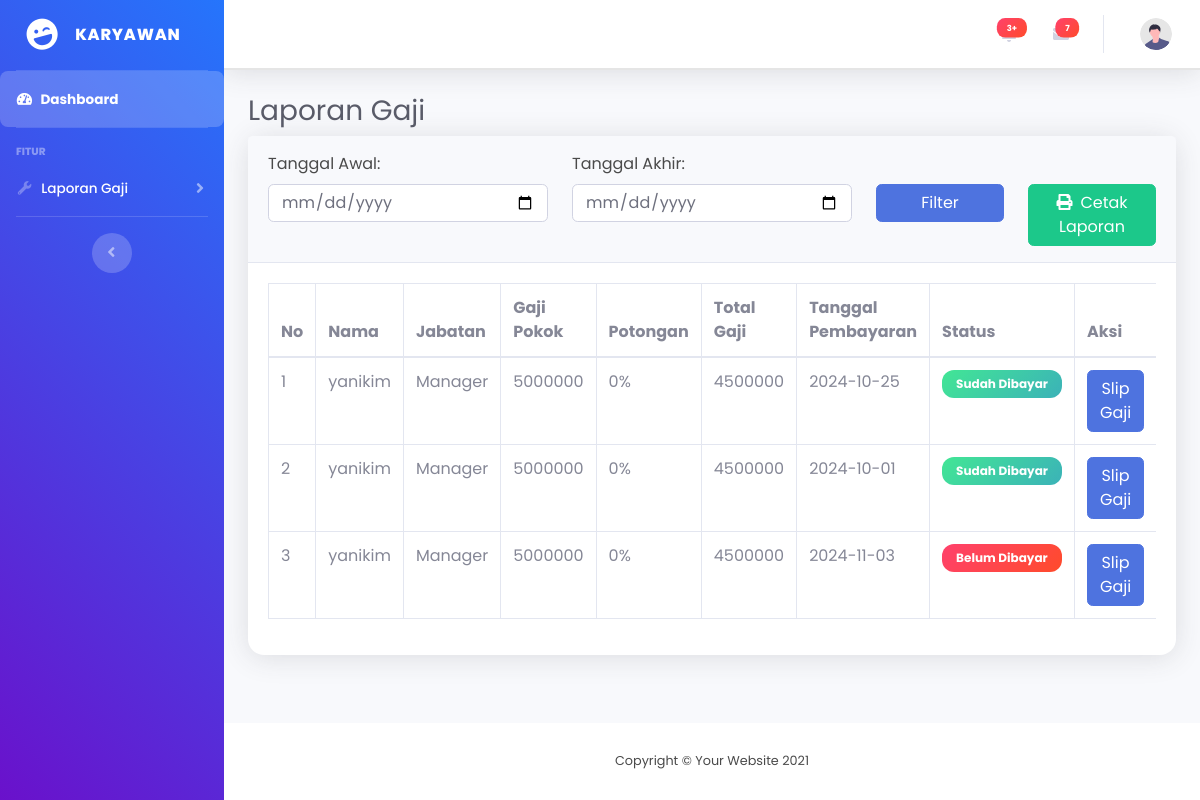
Before: /karyawan/laporan.php (signed in) with the older database file.
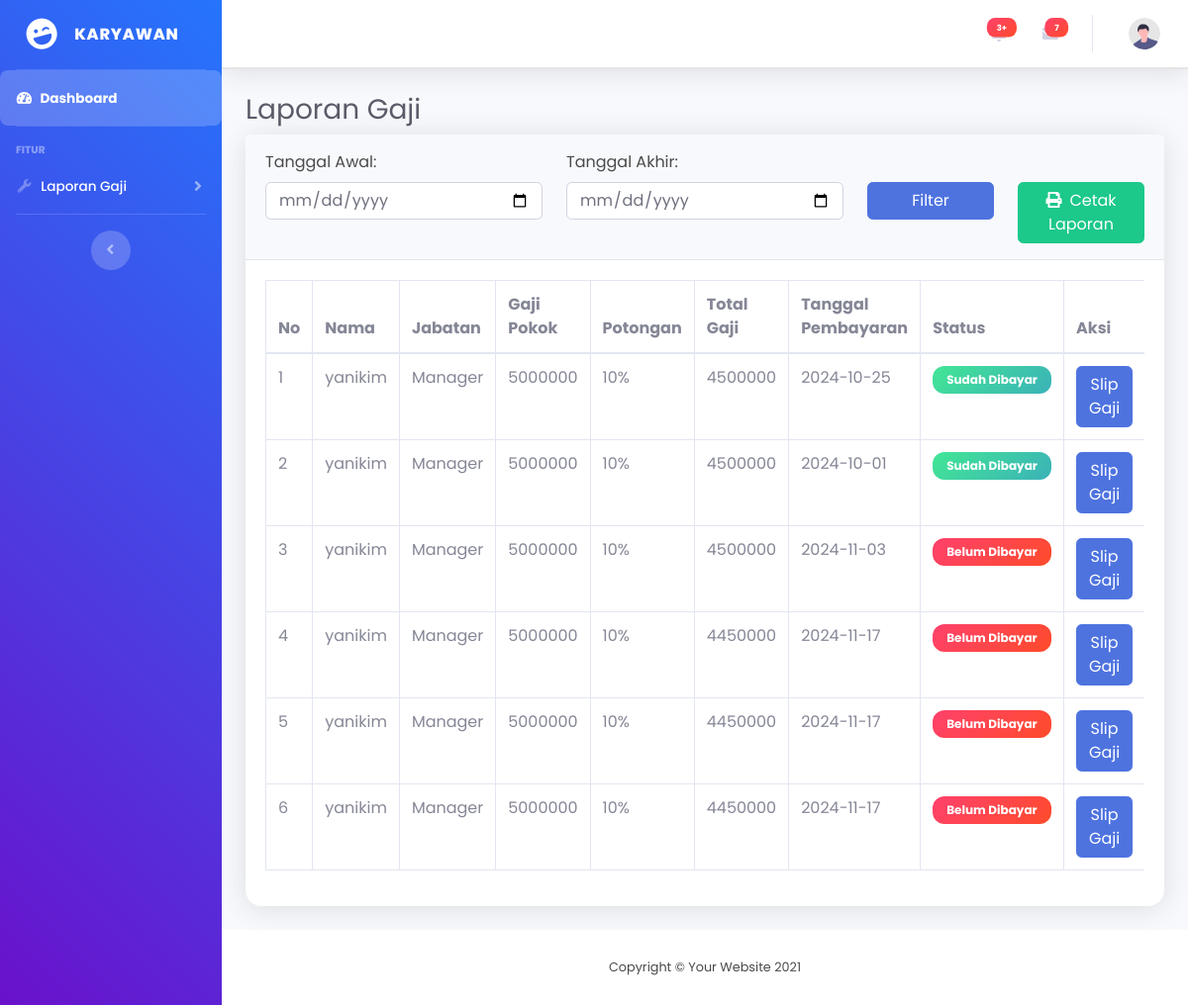
After: the same page with the newer database file.
### tables this page shows
CREATE TABLE `penggajian` (
  `id` int(11) NOT NULL,
  `id_karyawan` int(11) DEFAULT NULL,
  `jabatan` varchar(255) NOT NULL,
  `bulan_gaji` varchar(255) NOT NULL,
  `gaji_pokok` decimal(10,0) NOT NULL,
  `total_gaji` decimal(10,0) NOT NULL,
  `status` varchar(255) NOT NULL,
  `tanggal_pembayaran` date NOT NULL
);

CREATE TABLE `karyawan` (
  `id` int(11) NOT NULL,
  `nama` varchar(100) NOT NULL,
  `username` varchar(255) NOT NULL,
  `password` varchar(255) NOT NULL,
  `jabatan` varchar(100) NOT NULL,
  `departemen` varchar(100) DEFAULT NULL,
  `gaji_pokok` decimal(15,2) NOT NULL,
  `status` enum('aktif','non-aktif') DEFAULT 'aktif',
  `tanggal_bergabung` date DEFAULT NULL
);

CREATE TABLE `pajak` (
  `id` int(11) NOT NULL,
  `pajak` decimal(10,0) NOT NULL
);

### karyawan/laporan.php (the view, shortened to what this page needs)
<?php
    include '../koneksi.php';
        $start_date = '';
        $end_date = '';
?>
<!DOCTYPE html>
<html lang="en">
<head>
    <link href="../assets/vendor/fontawesome-free/css/all.min.css" rel="stylesheet" type="text/css">
    <link href="../assets/css/sb-admin-2.min.css" rel="stylesheet">
</head>
<body id="page-top">
    <div id="wrapper">
        <ul class="navbar-nav bg-gradient-primary sidebar sidebar-dark accordion" id="accordionSidebar">
            <a class="sidebar-brand d-flex align-items-center justify-content-center" href="index.php">
                <div class="sidebar-brand-icon rotate-n-15">
                    <i class="fas fa-laugh-wink"></i>
                </div>
                <div class="sidebar-brand-text mx-3">Karyawan</div>
            </a>
            <hr class="sidebar-divider my-0">
            <li class="nav-item active">
                <a class="nav-link" href="index.php">
                    <i class="fas fa-fw fa-tachometer-alt"></i>
                    <span>Dashboard</span></a>
            </li>
            <hr class="sidebar-divider">
            <div class="sidebar-heading">
                Fitur
            </div>
            <li class="nav-item">
                <a class="nav-link collapsed" href="#" data-toggle="collapse" data-target="#laporanGaji"
                    aria-expanded="true" aria-controls="collapseUtilities">
                    <i class="fas fa-fw fa-wrench"></i>
                    <span>Laporan Gaji</span>
                </a>
            </li>
            <hr class="sidebar-divider d-none d-md-block">
            <div class="text-center d-none d-md-inline">
                <button class="rounded-circle border-0" id="sidebarToggle"></button>
            </div>
        </ul>
        <div id="content-wrapper" class="d-flex flex-column">
            <div id="content">
                <nav class="navbar navbar-expand navbar-light bg-white topbar mb-4 static-top shadow">
                    <ul class="navbar-nav ml-auto">
                        <li class="nav-item dropdown no-arrow mx-1">
                            <a class="nav-link dropdown-toggle" href="#" id="alertsDropdown" role="button"
                                data-toggle="dropdown" aria-haspopup="true" aria-expanded="false">
                                <i class="fas fa-bell fa-fw"></i>
                                <span class="badge badge-danger badge-counter">3+</span>
                            </a>
                        </li>
                        <li class="nav-item dropdown no-arrow mx-1">
                            <a class="nav-link dropdown-toggle" href="#" id="messagesDropdown" role="button"
                                data-toggle="dropdown" aria-haspopup="true" aria-expanded="false">
                                <i class="fas fa-envelope fa-fw"></i>
                                <span class="badge badge-danger badge-counter">7</span>
                            </a>
                        </li>
                        <li class="nav-item dropdown no-arrow">
                            <a class="nav-link dropdown-toggle" href="#" id="userDropdown" role="button"
                                data-toggle="dropdown" aria-haspopup="true" aria-expanded="false">
                                <img class="img-profile rounded-circle"
                                    src="../assets/img/undraw_profile.svg">
                            </a>
                        </li>
                    </ul>
                </nav>
                <div class="container-fluid">
                <h1 class="h3 mb-2 text-gray-800">Laporan Gaji</h1>
                <div class="card shadow mb-4">
                    <div class="card-header py-3">
                        <form method="GET" action="">
                            <div class="row">
                                <div class="col-md-4">
                                    <label for="start_date">Tanggal Awal:</label>
                                    <input type="date" name="start_date" id="start_date" class="form-control" value="<?= isset($_GET['start_date']) ? $_GET['start_date'] : '' ?>">
                                </div>
                                <div class="col-md-4">
                                    <label for="end_date">Tanggal Akhir:</label>
                                    <input type="date" name="end_date" id="end_date" class="form-control" value="<?= isset($_GET['end_date']) ? $_GET['end_date'] : '' ?>">
                                </div>
                                <div class="col-md-2">
                                    <label>&nbsp;</label>
                                    <button type="submit" class="btn btn-primary btn-block">Filter</button>
                                </div>
                                <div class="col-md-2">
                                <label>&nbsp;</label>
                                <a href="cetak_laporan.php<?= ($start_date && $end_date) ? "?start_date=$start_date&end_date=$end_date" : "" ?>"
                                class="btn btn-success btn-block" target="_blank">
                                    <i class="fas fa-print mr-2"></i>Cetak Laporan
                                </a>
                                </div>
                            </div>
                        </form>
                    </div>
                    <div class="card-body">
                        <div class="table-responsive">
                            <table class="table table-bordered" id="dataTable" width="100%" cellspacing="0">
                                <thead>
                                    <tr>
                                        <th>No</th>
                                        <th>Nama</th>
                                        <th>Jabatan</th>
                                        <th>Gaji Pokok</th>
                                        <th>Potongan</th>
                                        <th>Total Gaji</th>
                                        <th>Tanggal Pembayaran</th>
                                        <th>Status</th>
                                        <th>Aksi</th>
                                    </tr>
                                </thead>
                                <tbody>
                                    <?php
                                    $no = 1;
                                    $query = "SELECT p.*, k.nama FROM penggajian p
                                            JOIN karyawan k ON p.id_karyawan = k.id";
                                    $tampil = mysqli_query($koneksi, $query);
                                    while ($data = mysqli_fetch_array($tampil)) :
                                    ?>
                                    <tr>
                                        <td><?= $no++ ?></td>
                                        <td><?= $data['nama'] ?></td>
                                        <td><?= $data['jabatan'] ?></td>
                                        <td><?= $data['gaji_pokok'] ?></td>
                                        <?php
                                        $query_pajak = mysqli_query($koneksi, "SELECT * FROM pajak LIMIT 1");
                                        $data_pajak = mysqli_fetch_assoc($query_pajak);
                                        $nilai_pajak = isset($data_pajak['pajak']) ? $data_pajak['pajak'] : 0;
                                        ?>
                                        <td><?= $nilai_pajak ?>%</td>
                                        <td><?= $data['total_gaji'] ?></td>
                                        <td><?= $data['tanggal_pembayaran'] ?></td>
                                        <?php if ($data['status'] == 'Sudah Dibayar'): ?>
                                        <td><span class="badge badge-success"><?= $data['status'] ?></span></td>
                                        <?php else: ?>
                                        <td><span class="badge badge-danger"><?= $data['status'] ?></span></td>
                                        <?php endif; ?>
                                        <td>
                                            <a href="slip_gaji.php?id_karyawan=<?= $data['id_karyawan'] ?>" class="btn btn-primary">Slip Gaji</a>
                                        </td>
                                    </tr>
                                    <?php endwhile; ?>
                                </tbody>
                            </table>
                        </div>
                    </div>
                </div>
                </div>
            </div>
            <footer class="sticky-footer bg-white">
                <div class="container my-auto">
                    <div class="copyright text-center my-auto">
                        <span>Copyright &copy; Your Website 2021</span>
                    </div>
                </div>
            </footer>
        </div>
    </div>
</body>
</html>

### karyawan/laporan.php (style rules this page uses)
body, html { font-family: 'Poppins', sans-serif; background: linear-gradient(120deg, #f5f7fa, #c3cfe2); height: 100%; color: #4a4a4a; }
.sidebar { background: linear-gradient(45deg, #6a11cb, #2575fc); color: #ffffff; }
.sidebar .nav-item .nav-link { color: #ffffff; font-weight: 500; transition: all 0.3s ease-in-out; }
.sidebar .nav-item.active .nav-link, .sidebar .nav-item .nav-link:hover { background-color: rgba(255, 255, 255, 0.2); border-radius: 8px; }
.navbar { background: #ffffff; border-bottom: 2px solid rgba(0, 0, 0, 0.1); box-shadow: 0 4px 6px rgba(0, 0, 0, 0.1); }
.navbar-brand, .navbar-nav .nav-link { color: #4a4a4a; font-weight: 600; }
.card { border: none; border-radius: 16px; transition: transform 0.3s ease, box-shadow 0.3s ease; box-shadow: 0 6px 20px rgba(0, 0, 0, 0.1); }
.badge { padding: 8px 14px; border-radius: 12px; }
.badge-danger { background: linear-gradient(135deg, #ff416c, #ff4b2b); color: #fff; }
.badge-success { background: linear-gradient(135deg, #42e695, #3bb2b8); color: #fff; }

Changed rows visible on the page:
computed for penggajian (number 1 of 6 on the later page): pajak.pajak "0" → "10"
computed for penggajian (number 2 of 6 on the later page): pajak.pajak "0" → "10"
computed for penggajian (number 3 of 6 on the later page): pajak.pajak "0" → "10"
added penggajian: id_karyawan.nama "yanikim", jabatan "Manager", gaji_pokok "5000000", pajak.pajak "10", total_gaji "4450000", tanggal_pembayaran "2024-11-17", status "Belum Dibayar"
added penggajian: id_karyawan.nama "yanikim", jabatan "Manager", gaji_pokok "5000000", pajak.pajak "10", total_gaji "4450000", tanggal_pembayaran "2024-11-17", status "Belum Dibayar"
added penggajian: id_karyawan.nama "yanikim", jabatan "Manager", gaji_pokok "5000000", pajak.pajak "10", total_gaji "4450000", tanggal_pembayaran "2024-11-17", status "Belum Dibayar"
